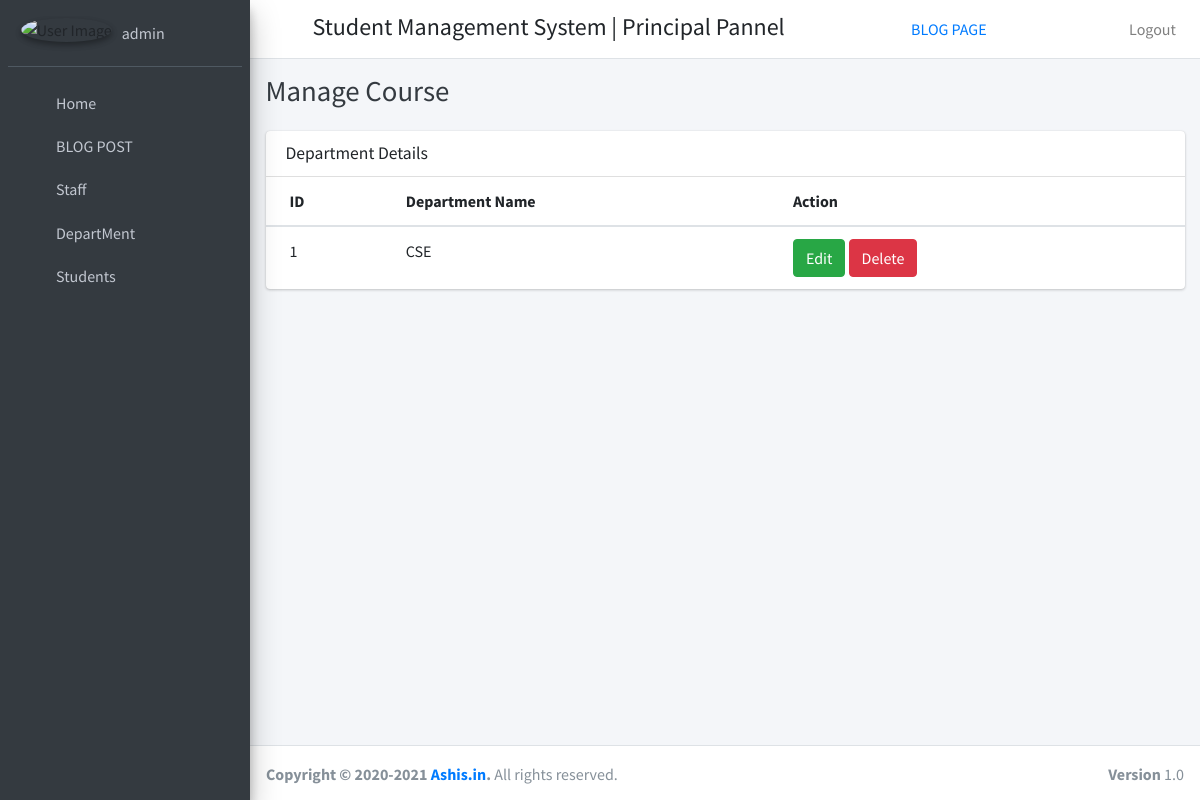
The page /backend/manage_department (signed in) on the database its author committed.
### user/models.py (models this page shows, shortened)
class User(AbstractBaseUser, PermissionsMixin):
    username = models.CharField(max_length=255, unique=True, db_index=True)
    first_name = models.CharField(max_length=255, default="")
    last_name = models.CharField(max_length=255, default="")
    email = models.EmailField(max_length=255, unique=True, db_index=True)
    is_verified = models.BooleanField(default=False)
    is_active = models.BooleanField(default=True)
    is_staff = models.BooleanField(default=False)
    user_type_data=((0,"Principal"),(1,"HOD"),(2,"Staff"),(3,"Student"))
    user_type=models.IntegerField(default=0,choices=user_type_data)
    USERNAME_FIELD = 'email'
    REQUIRED_FIELDS = ['username']
    objects = UserManager()
    @property
    def profilePic(self):
        print(self.user_type,self.hod.profile_pic)
        if self.user_type==0 and self.principal.profile_pic:
            return settings.MEDIA_URL+ str(self.principal.profile_pic)
        if self.user_type==1 and self.hod.profile_pic:
            return settings.MEDIA_URL+ str(self.hod.profile_pic)
        elif self.user_type==2 and self.staff.profile_pic:
            return settings.MEDIA_URL+ str(self.staff.profile_pic)
        elif self.user_type==3 and self.student.profile_pic:
            return settings.MEDIA_URL+str( self.student.profile_pic)
        else:
            return "https://userpic.codeforces.org/no-avatar.jpg"

### student_management_app/models.py (models this page shows)
class Department(models.Model):
    id=models.AutoField(primary_key=True)
    dept_name=models.CharField(max_length=255)
    created_at=models.DateTimeField(auto_now_add=True)
    updated_at=models.DateTimeField(auto_now_add=True)
    objects=models.Manager()

### student_management_app/PrincipalView.py (the view)
# urls.py: path('manage_department', manage_department,name="manage_department"),
def manage_department(request):
    check_valid_user_access_the_page(request)
    department=Department.objects.all()
    departments = []
    for dept in department:
        departments.append(dept)
    context = {}
    pagination_req,departments = Pagination_handle(request,departments)
    print(pagination_req)
    context['pagination_req'] = pagination_req
    context['departments'] = department
    return render(request,"hod_template/manage_department_template.html",context)

### student_management_app/PrincipalView.py (called while the page is built)
def check_valid_user_access_the_page(request):
    user_type = request.session.get('user_type',-1)
    if user_type != 0:
        raise Http404('method not allowed')

def Pagination_handle(request,obj):
    pagination_req = len(obj) > ITEM_PER_PAGE
    page = request.GET.get('page', 1)
    obj_paginator = Paginator(obj, ITEM_PER_PAGE)
    try:
        obj = obj_paginator.page(page)
    except PageNotAnInteger:
        obj = obj_paginator.page(ITEM_PER_PAGE)
    except EmptyPage:
        obj = obj_paginator.page(obj_paginator.num_pages)
    return pagination_req,obj

### student_management_app/templates/hod_template/manage_department_template.html (shortened to what this page needs)
{% extends 'base_template.html' %}
{% block page_title %}
Manage Course
{% endblock page_title %}
{% block main_content %}
    <section class="content">
      <div class="container-fluid">
           <div class="row">
          <div class="col-12">
            <div class="card">
              <div class="card-header">
                <h3 class="card-title">Department Details</h3>
              </div>
              <div class="card-body table-responsive p-0">
                <table class="table table-hover text-nowrap">
                  <thead>
                    <tr>
                      <th>ID</th>
                      <th>Department Name</th>
                      <th>Action</th>
                    </tr>
                  </thead>
                  <tbody>
                  {% for department in departments %}
                    <tr>
                      <td>{{ department.id }}</td>
                      <td>{{ department.dept_name }}</td>
                      <td>
                        <a href="{% url 'edit_department' department.id %}" class="btn btn-success">Edit</a>
                        <a href="{% url 'delete' 'department' department.id %}" class="btn btn-danger">Delete</a>
                      </td>
                    </tr>
                  {% endfor %}
                  </tbody>
                </table>
              </div>
            </div>
          </div>
        </div>
      </div>
    </section>
{% endblock main_content %}

### student_management_app/templates/sidebar.html (shortened to what this page needs)
{% load static %}
<aside class="main-sidebar sidebar-dark-primary elevation-4">
    <div class="sidebar">
      <div class="user-panel mt-3 pb-3 mb-3 d-flex">
        <div class="image">
           {% if user.user_type == 0 %}
              <img src="{{user.profilePic}}" class="img-circle elevation-2" alt="User Image">
           {% elif user.user_type == 1 %}
                  <img src="{{user.profilePic}}" class="img-circle elevation-2" alt="User Image">
              {{user.profilePic}}
            {% elif user.user_type == 2 %}
                  <img src="{{user.profilePic}}" class="img-circle elevation-2" alt="User Image">
            {% else %}
                <img src="{{user.profilePic}}" class="img-circle elevation-2" alt="User Image">
            {% endif %}
        </div>
        <div class="info">
          {% if user.user_type == 0 %}
            <a href="#" class="d-block">{{ user.username }}</a>
          {% elif user.user_type == 1 %}
            <a href="{% url 'staff_profile' %}" class="d-block">{{ user.username }}</a>
          {% elif user.user_type == 2 %}
            <a href="{% url 'staff_profile'  %}" class="d-block">{{ user.username }}</a>
          {% else %}
            <a href="{% url 'student_profile' %}" class="d-block">{{ user.username }}</a>
          {% endif %}
        </div>
      </div>
      <nav class="mt-2">
        <ul class="nav nav-pills nav-sidebar flex-column" data-widget="treeview" role="menu" data-accordion="false">
          <li class="nav-item">
            {% if user.user_type == 0 %}
              {% url 'principal_home' as principal_home %}
              <a href="{{ principal_home }}" class="nav-link {% if request.path == principal_home %} active {% endif %}">
            {% elif user.user_type == 1 %}
              {% url 'hod_home' as hod_home %}
              <a href="{{ hod_home }}" class="nav-link {% if request.path == hod_home %} active {% endif %}">
            {% elif user.user_type == 2 %}
              {% url 'staff_home' as staff_home %}
              <a href="{{ staff_home }}" class="nav-link {% if request.path == staff_home %} active {% endif %}">
            {% else %}
              {% url 'student_home' as student_home %}
              <a href="{{ student_home }}" class="nav-link {% if request.path == student_home %} active {% endif %}">
            {% endif %}
              <i class="nav-icon fas fa-th"></i>
              <p>
                Home
              </p>
            </a>
          </li>
          <li class="nav-item has-treeview" id='post-url'>
            <a href="#" class="nav-link">
              <i class="nav-icon fas fa-copy"></i>
              <p>
                BLOG POST
                <i class="fas fa-angle-left right"></i>
              </p>
            </a>
                 {% url 'add_post' as add_post %}
                 {% url 'manage_post' as manage_post %}
                  {% url 'edit_post'  as edit_post %}
          </li>
          {% if user.user_type == 0 %}
          <li class="nav-item has-treeview">
            <a href="#" class="nav-link">
              <i class="nav-icon fas fa-copy"></i>
              <p>
                Staff
                <i class="fas fa-angle-left right"></i>
              </p>
            </a>
                  {% url 'manage_staff' as manage_staff %}
                  {% url 'edit_staff' staff_id=id as edit_staff %}
               {% url 'staff_feedback_message' as staff_feedback_message %}
                 {% url 'staff_leave_view' as staff_leave_view %}
          </li>
          <li class="nav-item has-treeview">
              <a href="#" class="nav-link">
                <i class="nav-icon fas fa-copy"></i>
                <p>
                  DepartMent
                  <i class="fas fa-angle-left right"></i>
                </p>
              </a>
                  {% url 'add_department' as add_department %}
                  {% url 'manage_department' as manage_department %}
                    {% url 'edit_department' department_id=id as edit_department %}
              {% url 'manage_session' as manage_session %}
          </li>
          {% endif %}
        {% if user.user_type == 1 or user.user_type == 0 %}
          <li class="nav-item has-treeview">
            <a href="#" class="nav-link">
              <i class="nav-icon fas fa-copy"></i>
              <p>
                Students
                <i class="fas fa-angle-left right"></i>
              </p>
            </a>
                  {% url 'manage_student' as manage_student %}
                  {% url 'edit_student' student_id=id as edit_student %}
        </li>
        {% endif %}
        </ul>
      </nav>
    </div>
  </aside>

### rows shown on the page
User: username "admin"
Department: id "1", dept_name "CSE"
